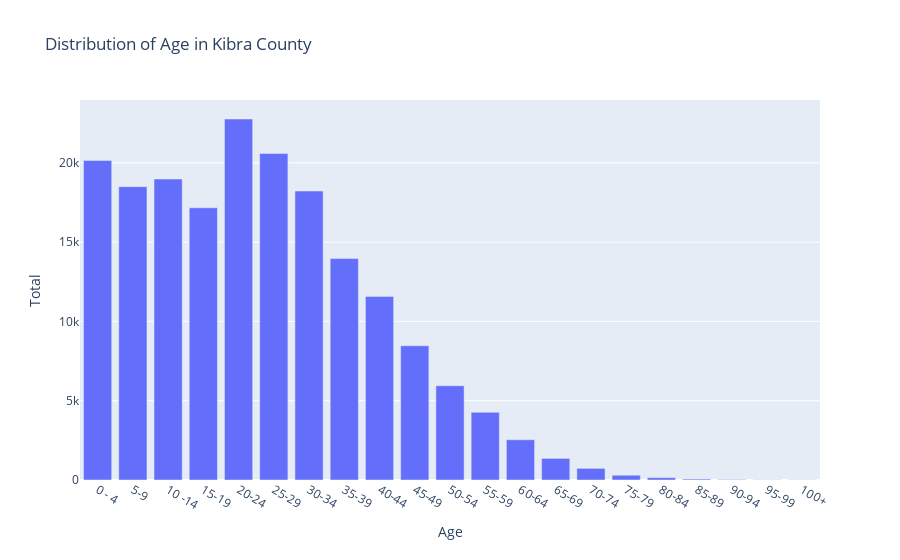

Source (notebook cell):
### Markdown cell above
Age distribution in sparsely populated areas

### Code cell
subcounty_value = 'KIBRA' 
# 'EMBAKASI', 'KAMUKUNJI', 'KASARANI', 'KIBRA', "LANG'ATA", 'MAKADARA', 'MATHARE', 'NJIRU', 'STAREHE', 'WESTLANDS']
result = group_by_age_and_total(subcounty_value, nairobi_population_dataset)

age_distribution_per_subcounty=age_distributions(result)
age_distribution_per_subcounty['Total']=age_distribution_per_subcounty['Total'].astype(str).astype(int)

fig = px.bar(age_distribution_per_subcounty, x='Age', y='Total',title="Distribution of Age in Kibra County" )
fig.show()

### Figure 1 — Plotly figure (JSON) as saved in the notebook; plotly's stock layout.template omitted (floating-point values rounded to 4 significant figures)
{"data": [{"alignmentgroup": "True", "hovertemplate": "Age=%{x}<br>Total=%{y}<extra></extra>", "legendgroup": "", "marker": {"color": "#636efa", "pattern": {"shape": ""}}, "name": "", "offsetgroup": "", "orientation": "v", "showlegend": false, "textposition": "auto", "type": "bar", "x": ["0 - 4", "5-9", "10 -14", "15-19", "20-24", "25-29", "30-34", "35-39", "40-44", "45-49", "50-54", "55-59", "60-64", "65-69", "70-74", "75-79", "80-84", "85-89", "90-94", "95-99", "100+"], "xaxis": "x", "y": [20151, 18497, 18977, 17164, 22761, 20588, 18219, 13961, 11577, 8465, 5942, 4270, 2538, 1361, 733, 302, 145, 59, 28, 12, 11], "yaxis": "y"}], "layout": {"barmode": "relative", "legend": {"tracegroupgap": 0}, "title": {"text": "Distribution of Age in Kibra County"}, "xaxis": {"anchor": "y", "domain": [0, 1], "title": {"text": "Age"}}, "yaxis": {"anchor": "x", "domain": [0, 1], "title": {"text": "Total"}}}}
